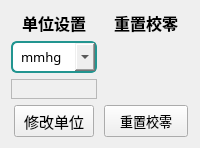
    <widget class="QFrame" name="frameSysUnit">
     <property name="sizePolicy">
      <sizepolicy hsizetype="Preferred" vsizetype="Preferred">
       <horstretch>0</horstretch>
       <verstretch>0</verstretch>
      </sizepolicy>
     </property>
     <property name="maximumSize">
      <size>
       <width>400</width>
       <height>300</height>
      </size>
     </property>
     <property name="font">
      <font>
       <family>Microsoft YaHei</family>
      </font>
     </property>
     <property name="styleSheet">
      <string notr="true"/>
     </property>
     <layout class="QGridLayout" name="gridLayout_6" rowstretch="1,0,0,0">
      <item row="1" column="0">
       <widget class="QComboBox" name="sysCoBoxUnit">
        <property name="sizePolicy">
         <sizepolicy hsizetype="Preferred" vsizetype="Preferred">
          <horstretch>0</horstretch>
          <verstretch>0</verstretch>
         </sizepolicy>
        </property>
        <property name="maximumSize">
         <size>
          <width>170</width>
          <height>45</height>
         </size>
        </property>
        <property name="font">
         <font>
          <family>Microsoft YaHei</family>
          <pointsize>10</pointsize>
         </font>
        </property>
        <property name="styleSheet">
         <string notr="true">QComboBox {
 
    border: 2px solid #229590;
    border-radius: 6px;
    padding: 4px 8px;
}
QComboBox::drop-down {

    width: 20px;
}

/* 这是控制下拉选项背景的关键部分 */
QComboBox QAbstractItemView {
    background-color: #229590; /* 下拉选项背景色 */
    color: #ffffff; /* 下拉选项文字颜色 */
    selection-background-color: #00ff00; /* 下拉选项中选中项的背景色 */
    border: 1px solid #26c6da; /* 下拉选项边框 */
    outline: 0; /* 移除选中项的虚线框 */
    border-radius: 6px; /* 下拉选项圆角 */
}</string>
        </property>
        <property name="currentText">
         <string notr="true">mmhg</string>
        </property>
        <item>
         <property name="text">
          <string>mmhg</string>
         </property>
        </item>
        <item>
         <property name="text">
          <string>kpa</string>
         </property>
        </item>
        <item>
         <property name="text">
          <string>mbar</string>
         </property>
        </item>
        <item>
         <property name="text">
          <string>psi</string>
         </property>
        </item>
       </widget>
      </item>
      <item row="2" column="0">
       <widget class="QFrame" name="frame_6">
        <property name="minimumSize">
         <size>
          <width>0</width>
          <height>20</height>
         </size>
        </property>
        <property name="maximumSize">
         <size>
          <width>16777215</width>
          <height>30</height>
         </size>
        </property>
        <property name="frameShape">
         <enum>QFrame::StyledPanel</enum>
        </property>
        <property name="frameShadow">
         <enum>QFrame::Raised</enum>
        </property>
       </widget>
      </item>
      <item row="0" column="1">
       <widget class="QLabel" name="label_63">
        <property name="sizePolicy">
         <sizepolicy hsizetype="Preferred" vsizetype="Preferred">
          <horstretch>0</horstretch>
          <verstretch>0</verstretch>
         </sizepolicy>
        </property>
        <property name="maximumSize">
         <size>
          <width>16777215</width>
          <height>40</height>
         </size>
        </property>
        <property name="font">
         <font>
          <family>Microsoft YaHei</family>
          <pointsize>12</pointsize>
          <bold>true</bold>
         </font>
        </property>
        <property name="text">
         <string>重置校零</string>
        </property>
        <property name="alignment">
         <set>Qt::AlignCenter</set>
        </property>
       </widget>
      </item>
      <item row="3" column="0" alignment="Qt::AlignHCenter">
       <widget class="QPushButton" name="sysUnitBtn">
        <property name="sizePolicy">
         <sizepolicy hsizetype="Preferred" vsizetype="Preferred">
          <horstretch>0</horstretch>
          <verstretch>0</verstretch>
         </sizepolicy>
        </property>
        <property name="maximumSize">
         <size>
          <width>200</width>
          <height>40</height>
         </size>
        </property>
        <property name="font">
         <font>
          <family>Microsoft YaHei</family>
          <pointsize>11</pointsize>
         </font>
        </property>
        <property name="styleSheet">
         <string notr="true"/>
        </property>
        <property name="text">
         <string>修改单位</string>
        </property>
       </widget>
      </item>
      <item row="0" column="0">
       <widget class="QLabel" name="label_62">
        <property name="sizePolicy">
         <sizepolicy hsizetype="Preferred" vsizetype="Preferred">
          <horstretch>0</horstretch>
          <verstretch>0</verstretch>
         </sizepolicy>
        </property>
        <property name="maximumSize">
         <size>
          <width>16777215</width>
          <height>40</height>
         </size>
        </property>
        <property name="font">
         <font>
          <family>Microsoft YaHei</family>
          <pointsize>12</pointsize>
          <bold>true</bold>
         </font>
        </property>
        <property name="text">
         <string>单位设置</string>
        </property>
        <property name="alignment">
         <set>Qt::AlignCenter</set>
        </property>
       </widget>
      </item>
      <item row="3" column="1" alignment="Qt::AlignHCenter">
       <widget class="QPushButton" name="sysZeroBtn">
        <property name="sizePolicy">
         <sizepolicy hsizetype="Preferred" vsizetype="Preferred">
          <horstretch>0</horstretch>
          <verstretch>0</verstretch>
         </sizepolicy>
        </property>
        <property name="minimumSize">
         <size>
          <width>84</width>
          <height>32</height>
         </size>
        </property>
        <property name="maximumSize">
         <size>
          <width>200</width>
          <height>40</height>
         </size>
        </property>
        <property name="font">
         <font>
          <family>Microsoft YaHei</family>
          <pointsize>10</pointsize>
         </font>
        </property>
        <property name="styleSheet">
         <string notr="true"/>
        </property>
        <property name="text">
         <string>重置校零</string>
        </property>
       </widget>
      </item>
     </layout>
    </widget>
